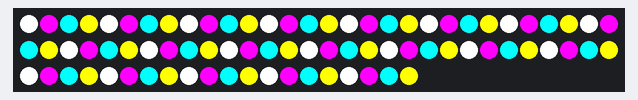
This sketch was run on a simulated Arduino Uno, built with avr-gcc and run on an emulated ATmega328P. Parts: 80 RGB LEDs in strip order, left to right, continuing on the next row. Colours are those a GRB WS2812 strip shows for the declared byte order.

Above: at 0.1 s.

The sketch:

rgbw_test.ino
```cpp
#include <FastLED.h>
#include "FastLED_RGBW.h"

// https://www.partsnotincluded.com/fastled-rgbw-neopixels-sk6812/
// https://gist.github.com/dmurph/c650904699d0b3a6db3dfefd8c2fded4

// How many leds in your strip?
#define NUM_LEDS 60
#define DATA_PIN 12
#define BRIGHTNESS  255

int pos = 0;
int master = 0;
int inc = 2;

// FastLED with RGB
// CRGB leds[NUM_LEDS];
// FastLED with RGBW
CRGBW leds[NUM_LEDS];
CRGB *ledsRGB = (CRGB *) &leds[0];

void setup() {

  Serial.begin(115200);
  // FastLED with RGB
  // FastLED.addLeds<WS2812B, DATA_PIN, RGB>(leds, NUM_LEDS);
  //FastLED with RGBW
  FastLED.addLeds<WS2812B, DATA_PIN, RGB>(ledsRGB, getRGBWsize(NUM_LEDS));
}

void loop() {

  for (int i = 0; i < NUM_LEDS; i++) {
    leds[i] = CRGBW(0,0,0,0);
  }

  // Snake
  // pos++;
  // if (pos>NUM_LEDS-8) pos = 0;
  // leds[pos+7] = CRGBW(250,250,250,250);
  // leds[pos+6] = CRGBW(250,250,250,250);
  // leds[pos+5] = CRGBW(250,250,250,250);
  // leds[pos+4] = CRGBW(200,200,200,200);
  // leds[pos+3] = CRGBW(150,150,150,150);
  // leds[pos+2] = CRGBW(100,100,100,100);
  // leds[pos+1] = CRGBW(50,50,50,50);
  // leds[pos] = CRGBW(20,20,20,20);

  // Wave
  // master=master+inc;
  // if((master>253)||(master<=0)){inc=-1*inc;}
  // for (int i = 0; i < NUM_LEDS; i++){
  //   leds[i] = CRGBW(0,0,0,master);
  // }

  for (int i = 0; i < NUM_LEDS; i++){
    // leds[i] = CRGBW(0,0,0,255); // 1.26A -- W - un peu jaune
    // leds[i] = CRGBW(255,255,255,255); // 2.8A -- RGBW - blanc bien
    leds[i] = CRGBW(255,255,255,0); // 1.8A -- RGB -  blanc bleuté
    // leds[i] = CRGBW(255,0,0,0); // 0.73A -- R
    // leds[i] = CRGBW(0,255,0,0); // 0.73A -- G
    // leds[i] = CRGBW(0,0,255,0); // 0.73A -- B
  }

  FastLED.show();
  delay(5);


}
```

FastLED_RGBW.h
```cpp
/* FastLED_RGBW
 *
 * Hack to enable SK6812 RGBW strips to work with FastLED.
 *
 * Original code by Jim Bumgardner (http://krazydad.com).
 * Modified by David Madison (http://partsnotincluded.com).
 *
*/

// From: https://www.partsnotincluded.com/fastled-rgbw-neopixels-sk6812/

#ifndef FastLED_RGBW_h
#define FastLED_RGBW_h

struct CRGBW  {
  union {
    struct {
      union {
        uint8_t g;
        uint8_t green;
      };
      union {
        uint8_t r;
        uint8_t red;
      };
      union {
        uint8_t b;
        uint8_t blue;
      };
      union {
        uint8_t w;
        uint8_t white;
      };
    };
    uint8_t raw[4];
  };

  CRGBW(){}

  CRGBW(uint8_t rd, uint8_t grn, uint8_t blu, uint8_t wht){
    r = rd;
    g = grn;
    b = blu;
    w = wht;
  }

  inline void operator = (const CRGB c) __attribute__((always_inline)){
    this->r = c.r;
    this->g = c.g;
    this->b = c.b;
    this->white = 0;
  }
};

inline uint16_t getRGBWsize(uint16_t nleds){
  uint16_t nbytes = nleds * 4;
  if(nbytes % 3 > 0) return nbytes / 3 + 1;
  else return nbytes / 3;
}

#endif
```
